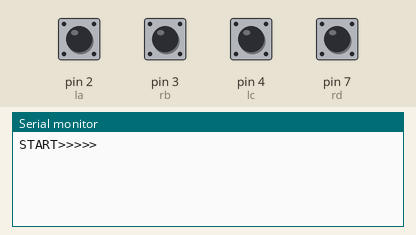
Simulated run of this sketch. Board: Arduino Uno, built with avr-gcc and run on an emulated ATmega328P. Shown: the last lines printed to the serial monitor. The test bench sets the inputs (shaded band); at power-on: pin 2 (la), pin 3 (rb), pin 4 (lc), pin 7 (rd) HIGH.

Above: at 1.2 s.
1.3 s: pin 2 (la) pulled LOW for 0.15 s
At 1.6 s:
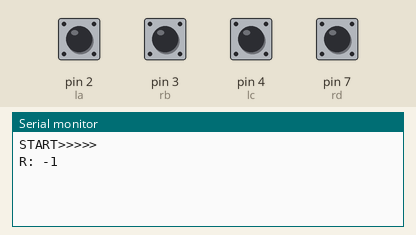
2.9 s: pin 3 (rb) pulled LOW for 0.15 s
At 3.6 s:
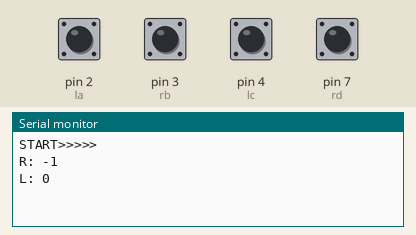
4.5 s: pin 2 (la) pulled LOW for 1 s
At 6.0 s:
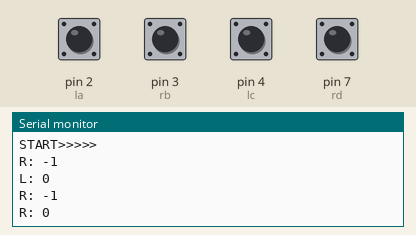
7.0 s: pin 3 (rb) pulled LOW for 1 s
At 9.1 s:
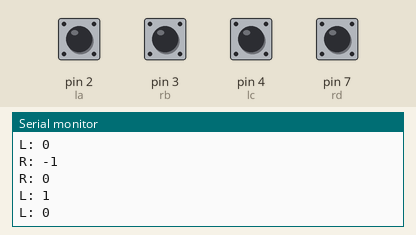

Measured:
- after the input at 1.3 s, the serial monitor: prints a new line at once (image 1)
- after the input at 2.9 s, the serial monitor: prints a new line after 0.15 s (image 2)
- after the input at 4.5 s, the serial monitor: prints a new line at once (image 3)
- after the input at 7.0 s, the serial monitor: prints a new line at once (image 4)

The sketch:

two_encoders1.ino
```cpp
int la= 2;
int rb= 3;
int lc= 4;
int rd= 7;


volatile int pulse;
volatile int pulseOld;
volatile int pulse1;
volatile int pulse1Old;


void setup() {
Serial.begin(9600);
pinMode(la,INPUT_PULLUP);
pinMode(rb,INPUT_PULLUP);
pinMode(lc,INPUT_PULLUP);
pinMode(rd,INPUT_PULLUP);
attachInterrupt(0,latrig,CHANGE);
attachInterrupt(1,rbtrig,CHANGE);
Serial.println("START>>>>>");
}

void loop() {
 if(pulse1!=pulse1Old)
 {
  Serial.print("L: ");
  Serial.println(pulse1);
 }
if(pulse!=pulseOld)
 {
  Serial.print("R: ");
  Serial.println(pulse);
 }

 pulse1Old=pulse1;
 pulseOld=pulse;

}

void latrig()
{
  if( digitalRead(la)== digitalRead(lc) )
  {
  pulse++;
  }
else{
  pulse--;
}


}


void rbtrig()
{
  if( digitalRead(rb)== digitalRead(rd) )
  {
  pulse1--;
  }
  else
  {
  pulse1++;
  }

}
```
